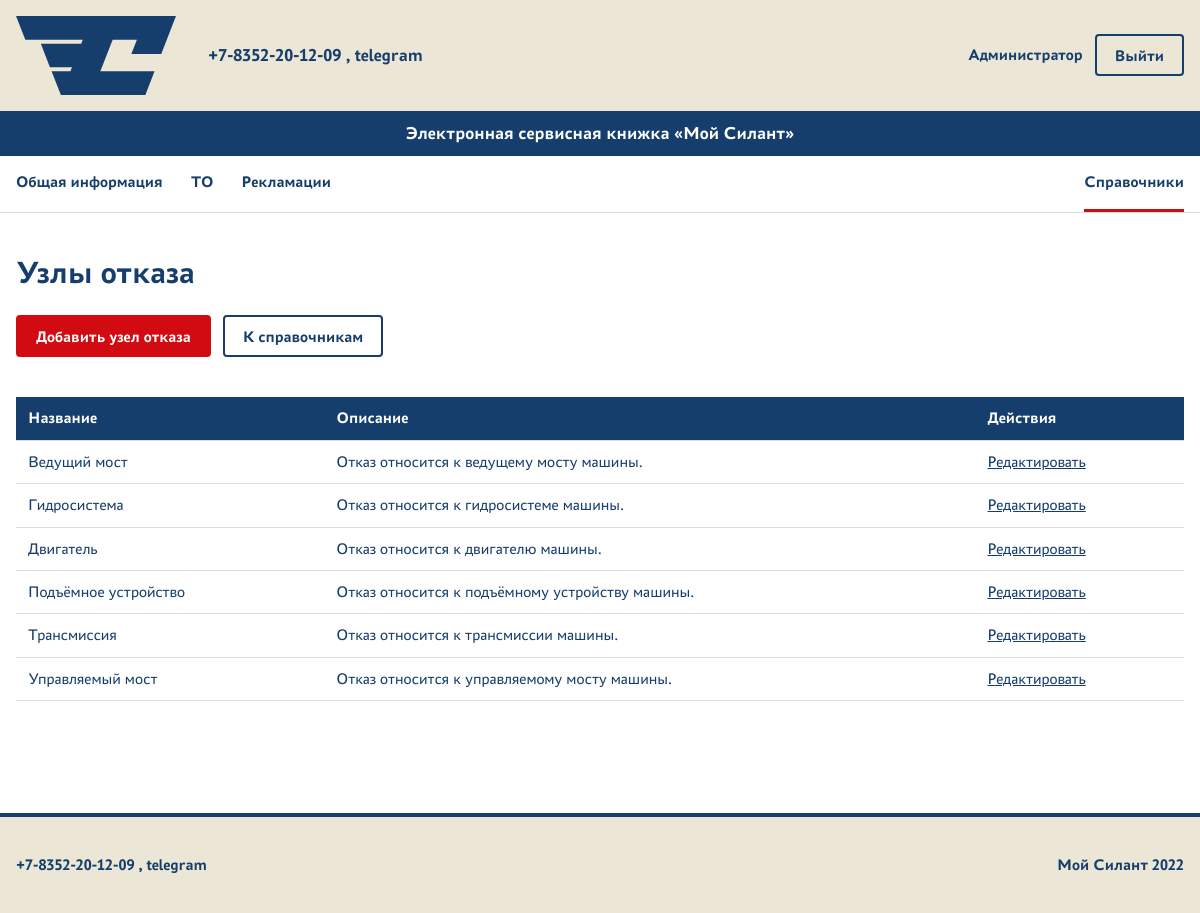
The page /complaints/references/failure-nodes/ (signed in) on the database its author committed.
### complaints/models.py (models this page shows, shortened)
class FailureNode(models.Model):
    name = models.CharField(
        max_length=255,
        unique=True,
        verbose_name='Название',
    )
    description = models.TextField(blank=True, verbose_name='Описание')
    class Meta:
        verbose_name = 'Узел отказа'
        verbose_name_plural = 'Узлы отказа'

### complaints/views.py (the view)
class FailureNodeList(
    LoginRequiredMixin,
    PermissionRequiredMixin,
    ListView,
):
    model = FailureNode
    template_name = 'complaints/failure_node_list.html'
    context_object_name = 'failure_nodes'
    permission_required = 'complaints.view_failurenode'
    ordering = 'name'

### complaints/templates/complaints/failure_node_list.html (shortened to what this page needs)
{% extends 'base.html' %}
{% block content %}
    <h1>Узлы отказа</h1>
    <div class="page-actions">
        <a
            class="button button--primary"
            href="{% url 'complaints:failure_node_create' %}"
        >
            Добавить узел отказа
        </a>
        <a
            class="button button--secondary"
            href="{% url 'core:references' %}"
        >
            К справочникам
        </a>
    </div>
    <div class="table-wrapper">
        <table class="data-table reference-table">
        <thead>
            <tr>
                <th>Название</th>
                <th>Описание</th>
                <th>Действия</th>
            </tr>
        </thead>
        <tbody>
            {% for item in failure_nodes %}
                <tr>
                    <td>{{ item.name }}</td>
                    <td>{{ item.description|default:"—" }}</td>
                    <td>
                        <a href="{% url 'complaints:failure_node_update' item.pk %}">
                            Редактировать
                        </a>
                    </td>
                </tr>
            {% empty %}
                <tr>
                    <td colspan="3">Справочник пуст.</td>
                </tr>
            {% endfor %}
        </tbody>
    </table>
</div>
{% endblock %}

### templates/base.html (shortened to what this page needs)
{% load static %}
<!DOCTYPE html>
<html lang="ru">
<head>
    <link
        rel="stylesheet"
        href="{% static 'core/css/styles.css' %}"
    >
</head>
<body>
    <header class="site-header">
        <div class="container site-header__top">
            <a
                class="site-header__logo"
                href="{% url 'core:home' %}"
                aria-label="Мой Силант — главная"
            >
                <img
                    src="{% static 'core/images/silant-logo.svg' %}"
                    alt="Мой Силант"
                >
            </a>
            <div class="site-header__contact">
                +7-8352-20-12-09 , telegram
            </div>
            <div class="account-nav">
                {% if user.is_authenticated %}
                    <span class="account-name">
                        {{ user.get_full_name|default:user.username }}
                    </span>
                    <form
                        method="post"
                        action="{% url 'account_logout' %}"
                    >
                        <button
                            class="button button--secondary"
                            type="submit"
                        >
                            Выйти
                        </button>
                    </form>
                {% endif %}
            </div>
        </div>
        <div class="site-header__title">
            <div class="container">
                Электронная сервисная книжка «Мой Силант»
            </div>
        </div>
        {% if user.is_authenticated %}
            <nav
                class="site-nav"
                aria-label="Основные разделы сервиса"
            >
                <div class="container site-nav__inner">
                    <div class="site-nav__primary">
                        <a
                            class="site-nav__link"
                            href="{% url 'machines:list' %}"
                        >
                            Общая информация
                        </a>
                        <a
                            class="site-nav__link"
                            href="{% url 'service:list' %}"
                        >
                            ТО
                        </a>
                        <a
                            class="site-nav__link"
                            href="{% url 'complaints:list' %}"
                        >
                            Рекламации
                        </a>
                    </div>
                    {% if perms.machines.view_techniquemodel %}
                        <a
                            class="site-nav__link site-nav__tool{% if request.resolver_match.namespace == 'core' and request.resolver_match.url_name == 'references' or 'technique_model_' in request.resolver_match.url_name or 'engine_model_' in request.resolver_match.url_name or 'transmission_model_' in request.resolver_match.url_name or 'drive_axle_model_' in request.resolver_match.url_name or 'steering_axle_model_' in request.resolver_match.url_name or 'maintenance_type_' in request.resolver_match.url_name or 'maintenance_organization_' in request.resolver_match.url_name or 'failure_node_' in request.resolver_match.url_name or 'recovery_method_' in request.resolver_match.url_name %} site-nav__link--active{% endif %}"
                            href="{% url 'core:references' %}"
                        >
                            Справочники
                        </a>
                    {% endif %}
                </div>
            </nav>
    </header>
    <main class="site-main">
        <div class="container">
            {% block content %}{% endblock %}
        </div>
    </main>
    <footer class="site-footer">
        <div class="container site-footer__inner">
            <div class="site-footer__contact">
                +7-8352-20-12-09 , telegram
            </div>
            <div class="site-footer__copyright">
                Мой Силант 2022
            </div>
        </div>
    </footer>
</body>
</html>

### core/static/core/css/styles.css (style rules this page uses)
:root { --color-blue: #163E6C; --color-red: #D20A11; --color-beige: #EBE6D6; --color-white: #FFFFFF; }
* { box-sizing: border-box; }
html { font-family: "PT Astra Sans", Arial, sans-serif; }
body { display: flex; min-height: 100vh; flex-direction: column; margin: 0; background: var(--color-white); color: var(--color-blue); line-height: 1.4; }
a { color: inherit; }
button, input, select, textarea { max-width: 100%; font: inherit; }
.container { width: min(100% - 32px, 1440px); margin-inline: auto; }
h1, h2, h3 { margin-top: 0; line-height: 1.2; }
h1 { margin-bottom: 24px; font-size: 32px; }
form { margin-bottom: 24px; }
button { padding: 8px 14px; border: 1px solid #888888; border-radius: 4px; background: #f2f2f2; color: #222222; cursor: pointer; }
.site-header { border-bottom: none; background: var(--color-beige); }
.site-header__top { display: grid; grid-template-columns: auto 1fr auto; align-items: center; gap: 32px; min-height: 96px; padding-block: 16px; }
.site-header__logo { display: block; width: 160px; flex-shrink: 0; }
.site-header__logo img { display: block; width: 100%; height: auto; }
.site-header__contact { justify-self: start; font-size: 18px; font-weight: 700; }
.site-header__title { padding-block: 10px; background: var(--color-blue); color: var(--color-white); font-size: 18px; font-weight: 700; text-align: center; }
.account-nav { display: flex; align-items: center; gap: 12px; margin-left: 0; }
.account-nav form { margin: 0; }
.account-name { font-weight: 700; }
.account-nav button { width: auto; }
.site-main { flex: 1; padding-block: 40px; }
.site-footer { margin-top: 48px; border-top: 4px solid var(--color-blue); background: var(--color-beige); }
.site-footer__inner { display: flex; min-height: 96px; align-items: center; justify-content: space-between; gap: 24px; padding-block: 20px; font-weight: 700; }
.site-footer__copyright { text-align: right; }
.site-nav { border-bottom: 1px solid rgba(22, 62, 108, 0.18); background: var(--color-white); }
.site-nav__inner { display: flex; min-height: 56px; align-items: center; flex-wrap: wrap; gap: 24px; }
.site-nav__primary { display: flex; align-items: center; flex-wrap: wrap; gap: 8px 28px; }
.site-nav__link { display: inline-flex; min-height: 56px; align-items: center; border-bottom: 3px solid transparent; color: var(--color-blue); font-weight: 700; text-decoration: none; }
.site-nav__link--active { border-bottom-color: var(--color-red); }
.site-nav__tool { margin-left: auto; }
.button { display: inline-flex; min-height: 42px; align-items: center; justify-content: center; padding: 8px 18px; border: 2px solid transparent; border-radius: 4px; font-weight: 700; line-height: 1.2; text-decoration: none; cursor: pointer; }
.button--primary { border-color: var(--color-red); background: var(--color-red); color: var(--color-white); }
.button--secondary { border-color: var(--color-blue); background: transparent; color: var(--color-blue); }
table { width: 100%; margin-top: 16px; margin-bottom: 24px; border-collapse: collapse; }
th, td { padding: 10px 12px; border-bottom: 1px solid #dddddd; text-align: left; vertical-align: top; }
th { font-weight: 700; }
.table-wrapper { width: 100%; max-width: 100%; overflow-x: auto; }
.data-table { min-width: 1200px; }
.data-table th { background: var(--color-blue); color: var(--color-white); }
.reference-table { min-width: 680px; }
.page-actions { display: flex; flex-wrap: wrap; gap: 12px; margin-bottom: 24px; }

### rows shown on the page
FailureNode: name "Ведущий мост", description "Отказ относится к ведущему мосту машины."
FailureNode: name "Гидросистема", description "Отказ относится к гидросистеме машины."
FailureNode: name "Двигатель", description "Отказ относится к двигателю машины."
FailureNode: name "Подъёмное устройство", description "Отказ относится к подъёмному устройству машины."
FailureNode: name "Трансмиссия", description "Отказ относится к трансмиссии машины."
FailureNode: name "Управляемый мост", description "Отказ относится к управляемому мосту машины."

### other values the page prints
{{ user.get_full_name|default:user.username }} "Администратор"
